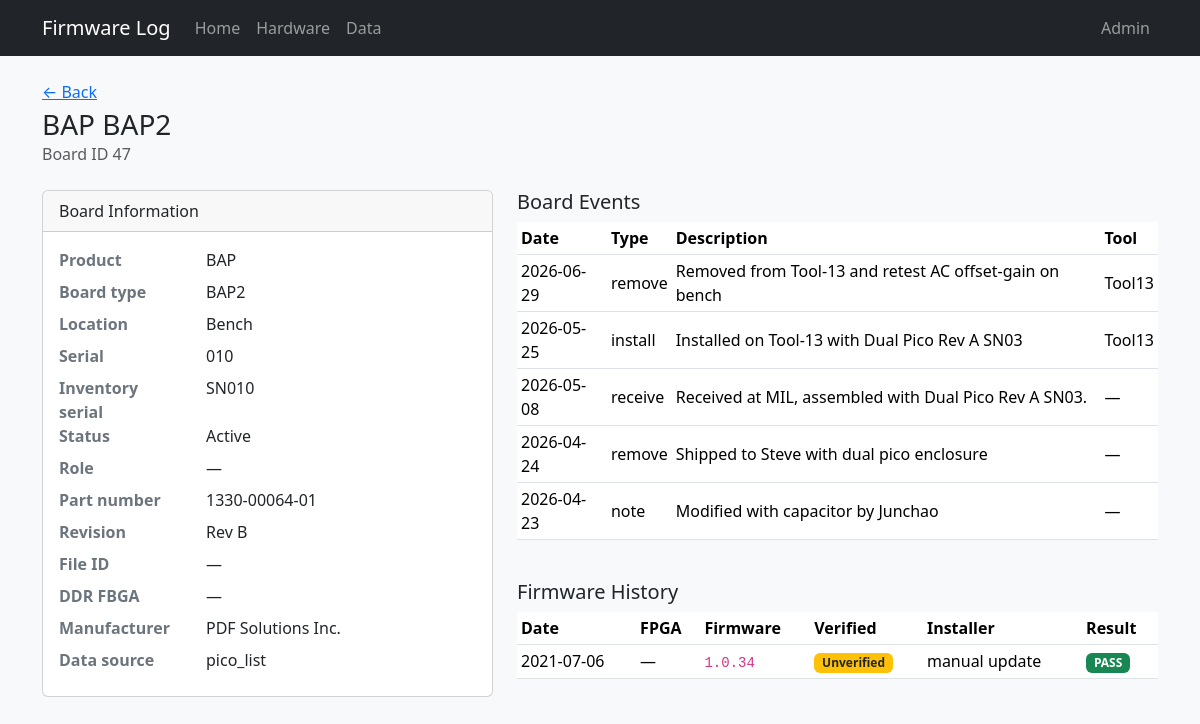
Page /board/47 on the committed database.
### tables this page shows
CREATE TABLE "boards" (
                board_id      INTEGER PRIMARY KEY,
                tool          TEXT,
                board_slot    TEXT,
                manufacturer  TEXT NOT NULL DEFAULT 'PDF Solutions Inc.',
                board_name    TEXT NOT NULL,
                serial        TEXT NOT NULL,
                part_number   TEXT,
                revision      TEXT,
                file_id       TEXT,
                product_name  TEXT NOT NULL,
                ddr_fbga      TEXT
            , inventory_serial TEXT, status TEXT, role TEXT, comment TEXT, open_item TEXT, po TEXT, modified_by TEXT, source_updated_at TEXT, data_source TEXT, dc_status TEXT, ac_status TEXT, gcal_status TEXT, adc_status TEXT, eeprom_status TEXT);

CREATE TABLE board_events (
    event_id      INTEGER PRIMARY KEY AUTOINCREMENT,
    board_id      INTEGER NOT NULL REFERENCES boards (board_id),
    event_date    TEXT NOT NULL,
    event_time    TEXT,
    event_type    TEXT NOT NULL,
    description   TEXT NOT NULL,
    tool          TEXT,
    source        TEXT NOT NULL,
    source_ref    TEXT
);

CREATE TABLE "firmware_history" (
                event_id    INTEGER PRIMARY KEY AUTOINCREMENT,
                board_id    INTEGER NOT NULL REFERENCES boards (board_id),
                event_date  TEXT NOT NULL,
                event_time  TEXT,
                fpga        TEXT,
                firmware    TEXT NOT NULL,
                installer   TEXT,
                result      TEXT
            );

### app.py (the view)
@app.route("/board/<int:board_id>")
def board_detail(board_id):
    board = db.get_board(board_id)
    if not board:
        flash("Board not found.", "danger")
        return redirect(url_for("index"))
    return render_template(
        "board_detail.html",
        board=board,
        firmware_verified=db.firmware_verified_label(board),
        history=db.board_history(board_id),
        events=db.board_events(board_id),
    )

### db.py (called while the page is built)
def is_firmware_verified(board) -> bool:
    if not board:
        return False
    if board.get("board_id") in VERIFIED_BOARD_IDS:
        return True
    if board.get("data_source") == "firmware_log":
        return True
    if board.get("tool") == "Tool13" and board.get("product_name") == "BAP":
        return True
    return False

def firmware_verified_label(board) -> str:
    return "verified" if is_firmware_verified(board) else "unverified"

def dict_row(cursor, row):
    return {col[0]: row[i] for i, col in enumerate(cursor.description)}

@contextmanager
def get_db():
    conn = sqlite3.connect(DATABASE)
    conn.row_factory = dict_row
    try:
        yield conn
    finally:
        conn.close()

def fetch_all(query, params=()):
    with get_db() as conn:
        return conn.execute(query, params).fetchall()

def fetch_one(query, params=()):
    with get_db() as conn:
        return conn.execute(query, params).fetchone()

def get_board(board_id):
    return fetch_one("SELECT * FROM boards WHERE board_id = ?", (board_id,))

def board_history(board_id):
    return fetch_all(
        """
        SELECT *
        FROM firmware_history
        WHERE board_id = ?
        ORDER BY event_date DESC, COALESCE(event_time, '00:00:00') DESC, event_id DESC
        """,
        (board_id,),
    )

def board_events(board_id):
    return fetch_all(
        """
        SELECT *
        FROM board_events
        WHERE board_id = ?
        ORDER BY event_date DESC, COALESCE(event_time, '00:00:00') DESC, event_id DESC
        """,
        (board_id,),
    )

### templates/board_detail.html (shortened to what this page needs)
{% extends "base.html" %}
{% from "macros.html" import result_badge, verified_badge %}
{% block content %}
<div class="d-flex flex-wrap justify-content-between align-items-start gap-2 mb-4">
  <div>
    <p class="text-muted mb-1"><a href="{{ url_for('index') }}">&larr; Back</a></p>
    <h1 class="h3 mb-0">{{ board.product_name }} {{ board.board_name }}</h1>
    <p class="text-muted mb-0">Board ID {{ board.board_id }}</p>
  </div>
</div>
<div class="row g-4">
  <div class="col-md-5">
    <div class="card">
      <div class="card-header">Board Information</div>
      <dl class="card-body mb-0 row">
        <dt class="col-sm-4">Product</dt><dd class="col-sm-8">{{ board.product_name }}</dd>
        <dt class="col-sm-4">Board type</dt><dd class="col-sm-8">{{ board.board_name }}</dd>
        <dt class="col-sm-4">Location</dt><dd class="col-sm-8">{{ board.tool or '—' }}</dd>
        <dt class="col-sm-4">Serial</dt><dd class="col-sm-8">{{ board.serial }}</dd>
        <dt class="col-sm-4">Inventory serial</dt><dd class="col-sm-8">{{ board.inventory_serial or '—' }}</dd>
        <dt class="col-sm-4">Status</dt><dd class="col-sm-8">{{ board.status or '—' }}</dd>
        <dt class="col-sm-4">Role</dt><dd class="col-sm-8">{{ board.role or '—' }}</dd>
        <dt class="col-sm-4">Part number</dt><dd class="col-sm-8">{{ board.part_number or '—' }}</dd>
        <dt class="col-sm-4">Revision</dt><dd class="col-sm-8">{{ board.revision or '—' }}</dd>
        <dt class="col-sm-4">File ID</dt><dd class="col-sm-8">{{ board.file_id or '—' }}</dd>
        <dt class="col-sm-4">DDR FBGA</dt><dd class="col-sm-8">{{ board.ddr_fbga or '—' }}</dd>
        <dt class="col-sm-4">Manufacturer</dt><dd class="col-sm-8">{{ board.manufacturer }}</dd>
        {% if board.data_source %}
        <dt class="col-sm-4">Data source</dt><dd class="col-sm-8">{{ board.data_source }}</dd>
        {% endif %}
      </dl>
    </div>
  </div>
  <div class="col-md-7">
    {% if events %}
    <h2 class="h5">Board Events</h2>
    <div class="table-responsive mb-4">
      <table class="table table-sm table-hover align-middle">
        <thead>
          <tr>
            <th>Date</th>
            <th>Type</th>
            <th>Description</th>
            <th>Tool</th>
          </tr>
        </thead>
        <tbody>
          {% for row in events %}
          <tr>
            <td>{{ row.event_date }}{% if row.event_time %} {{ row.event_time }}{% endif %}</td>
            <td>{{ row.event_type }}</td>
            <td>{{ row.description }}</td>
            <td>{{ row.tool or '—' }}</td>
          </tr>
          {% endfor %}
        </tbody>
      </table>
    </div>
    {% endif %}
    <h2 class="h5">Firmware History</h2>
    <div class="table-responsive">
      <table class="table table-sm table-hover align-middle">
        <thead>
          <tr>
            <th>Date</th>
            <th>FPGA</th>
            <th class="col-firmware">Firmware</th>
            <th class="col-verified">Verified</th>
            <th>Installer</th>
            <th>Result</th>
          </tr>
        </thead>
        <tbody>
          {% for row in history %}
          <tr>
            <td>{{ row.event_date }}{% if row.event_time %} {{ row.event_time }}{% endif %}</td>
            <td>{{ row.fpga or '—' }}</td>
            <td class="col-firmware"><code>{{ row.firmware }}</code></td>
            <td class="col-verified">{{ verified_badge(firmware_verified) }}</td>
            <td>{{ row.installer or '—' }}</td>
            <td>{{ result_badge(row.result) }}</td>
          </tr>
          {% else %}
          <tr><td colspan="7" class="text-muted">No firmware history for this board.</td></tr>
          {% endfor %}
        </tbody>
      </table>
    </div>
  </div>
</div>
{% endblock %}

### templates/macros.html (shortened to what this page needs)
{% macro result_badge(result) -%}
  {% if result %}
    {% set r = result|upper %}
    {% if r == 'PASS' %}
      <span class="badge text-bg-success">PASS</span>
    {% elif r == 'FAIL' %}
      <span class="badge text-bg-danger">FAIL</span>
    {% else %}
      <span class="badge text-bg-secondary">{{ result }}</span>
    {% endif %}
  {% else %}
    <span class="text-muted">—</span>
  {% endif %}
{%- endmacro %}
{% macro verified_badge(status) -%}
  {% if status == 'verified' %}
    <span class="badge text-bg-success">Verified</span>
  {% elif status == 'unverified' %}
    <span class="badge text-bg-warning text-dark">Unverified</span>
  {% else %}
    <span class="text-muted">—</span>
  {% endif %}
{%- endmacro %}

### static/style.css (style rules this page uses)
body { background-color: #f8f9fa; }
code { font-size: 0.875em; }
.table th { white-space: nowrap; }
.card dl dt { color: #6c757d; }

### rows in the picture
boards: product_name "BAP", board_name "BAP2", board_id "47", tool "Bench", serial "010", inventory_serial "SN010", status "Active", part_number "1330-00064-01", revision "Rev B", manufacturer "PDF Solutions Inc.", data_source "pico_list"
board_events: event_date "2026-06-29", event_type "remove", description "Removed from Tool-13 and retest AC offset-gain on bench", tool "Tool13"
board_events: event_date "2026-05-25", event_type "install", description "Installed on Tool-13 with Dual Pico Rev A SN03", tool "Tool13"
board_events: event_date "2026-05-08", event_type "receive", description "Received at MIL, assembled with Dual Pico Rev A SN03.", tool "—"
board_events: event_date "2026-04-24", event_type "remove", description "Shipped to Steve with dual pico enclosure", tool "—"
board_events: event_date "2026-04-23", event_type "note", description "Modified with capacitor by Junchao", tool "—"
firmware_history: event_date "2021-07-06", fpga "—", firmware "1.0.34", installer "manual update", result "PASS"

### other values in the picture
{{ board.role or '—' }} "—"
{{ board.file_id or '—' }} "—"
{{ board.ddr_fbga or '—' }} "—"
